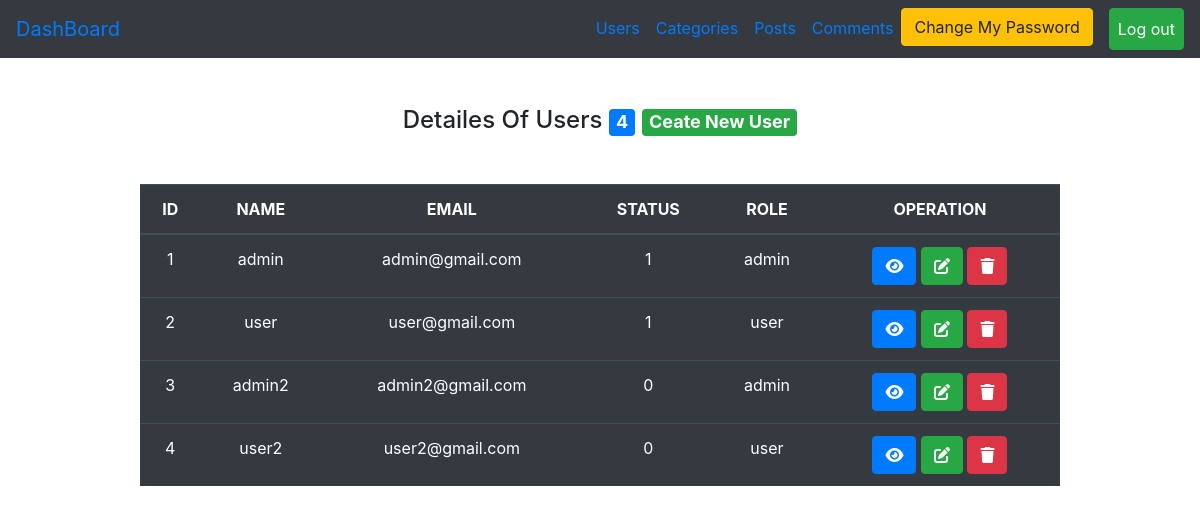
Page /Admin/users.php (signed in) on the committed database.
### tables this page shows
CREATE TABLE `users` (
  `user_id` int(11) NOT NULL,
  `username` varchar(255) NOT NULL,
  `email` varchar(255) NOT NULL,
  `password` varchar(255) NOT NULL,
  `status` enum('0','1') NOT NULL,
  `role` enum('user','admin') NOT NULL,
  `created_at` timestamp NULL DEFAULT NULL,
  `updated_at` timestamp NULL DEFAULT NULL
);

### Admin/users.php (the view, shortened to what this page needs)
<?php
include("initials.php");
if (isset($_SESSION['login'])) {
    $page = "All";
    if ($page == "All") {
        $statment1 = $connect->prepare("SELECT * FROM users");
        $statment1->execute();
        $usercount = $statment1->rowCount();
        $result = $statment1->fetchall();
?>
        <div class="container ">
            <div class="row">
                <div class="col-md-10 m-auto pt-5">
                    <h4 class="text-center">Detailes Of Users <span class="badge badge-primary"><?php echo $usercount ?></span>
                        <a class="badge badge-success" href="?page=create">Ceate New User</a>
                    </h4>
                    <table class="table table-dark mt-5 pt-5 text-center">
                        <thead>
                            <tr>
                                <th scope="col">ID</th>
                                <th scope="col">NAME</th>
                                <th scope="col">EMAIL</th>
                                <th scope="col">STATUS</th>
                                <th scope="col">ROLE</th>
                                <th scope="col">OPERATION</th>
                            </tr>
                        </thead>
                        <tbody>
                            <?php
                            foreach ($result as $item) {
                            ?>
                                <tr>
                                    <td><?php echo $item['user_id'] ?></td>
                                    <td><?php echo $item['username'] ?></td>
                                    <td><?php echo $item['email'] ?></td>
                                    <td><?php echo $item['status'] ?></td>
                                    <td><?php echo $item['role'] ?></td>
                                    <td><a href="?page=show&user_id=<?php echo $item['user_id'] ?>" class="btn btn-primary"><i class="fa-solid fa-eye"></i></a>
                                        <a href="?page=edit&user_id=<?php echo $item['user_id'] ?>" class="btn btn-success"><i class="fa-solid fa-pen-to-square"></i></a>
                                        <a href="?page=delete&user_id=<?php echo $item['user_id'] ?>" class="btn btn-danger"><i class="fa-solid fa-trash"></i></a>
                                    </td>
                                </tr>
                            <?php
                            }
                            ?>
                        </tbody>
                    </table>
                </div>
            </div>
        </div>
    <?php
    } else if ($page == "show") {
        if (isset($_GET['user_id'])) {
            $user_id = $_GET['user_id'];
        }
        $statment1 = $connect->prepare("SELECT * FROM users WHERE	user_id =?");
        $statment1->execute(array($user_id));
        $item = $statment1->fetch();
    ?>
        <div class="container ">
            <div class="row">
                <div class="col-md-10 m-auto pt-5">
                    <table class="table table-dark mt-5 pt-5 text-center">
                        <thead>
                            <tr>
                                <th scope="col">ID</th>
                                <th scope="col">NAME</th>
                                <th scope="col">EMAIL</th>
                                <th scope="col">STATUS</th>
                                <th scope="col">ROLE</th>
                                <th scope="col">CREATED_AT</th>
                                <th scope="col">UPDATED_AT</th>
                                <th scope="col">OPERATION</th>
                            </tr>
                        </thead>
                        <tbody>
                            <tr>
                                <td><?php echo $item['user_id'] ?></td>
                                <td><?php echo $item['username'] ?></td>
                                <td><?php echo $item['email'] ?></td>
                                <td><?php echo $item['status'] ?></td>
                                <td><?php echo $item['role'] ?></td>
                                <td><?php echo $item['created_at'] ?></td>
                                <td><?php echo $item['updated_at'] ?></td>
                                <td><a href="users.php" class="btn btn-primary"><i class="fa-solid fa-arrow-right"></i></a></td>
                            </tr>
                        </tbody>
                    </table>
                </div>
            </div>
        </div>
    <?php
    } else if ($page == "delete") {
        if (isset($_GET['user_id'])) {
            $user_id = $_GET['user_id'];
        }
        $statment = $connect->prepare("DELETE FROM users WHERE user_id =?");
        $statment->execute(array($user_id));
        $_SESSION['message'] = "Deleted Sucessfully";
        header("Location:users.php");
    } else if ($page == "create") {
    ?>
        <div class="container">
            <div class="row">
                <div class="col-md-10 mt-5">
                    <h4 class="text-center">CREATE USER PAGE</h4>
                    <form action="?page=savenew" method="post">
                        <label>USER_ID</label>
                        <input type="text" name="id" class="form-control mb-3 ">
                        <label>USERNAME</label>
                        <input type="text" name="name" class="form-control mb-3">
                        <label>EMAIL</label>
                        <input type="email" name="email" class="form-control mb-3">
                        <label>PASSWORD</label>
                        <input type="password" name="pass" class="form-control mb-3">
                        <label>STATUS</label>
                        <select name="status" class="form-control mb-3">
                            <option value="1">active</option>
                            <option value="0">block</option>
                        </select>
                        <label>ROLE</label>
                        <select name="role" class="form-control mb-3">
                            <option value="admin">admin</option>
                            <option value="user">user</option>
                        </select>
                        <input type="submit" value="Create New User" class="form-control mt-3 btn btn-success ">
                    </form>
                </div>
            </div>
        </div>
    <?php
    } else if ($page == "savenew") {
        if ($_SERVER['REQUEST_METHOD'] == "POST") {
            $id = $_POST['id'];
            $name = $_POST['name'];
            $email = $_POST['email'];
            $pass = $_POST['pass'];
            $status = $_POST['status'];
            $role = $_POST['role'];
            $statment = $connect->prepare("select * from users where email=?");
            $statment->execute(array($email));
            $count = $statment->rowcount();
            $item = $statment->fetch();
            if ($count > 0) {
                echo "<h4 class='text-center alert alert-danger'>This Account Already Registed</h4>";
                header("Refresh:3;url=users.php?page=create");
            } else {
                try {
                    $statment = $connect->prepare("insert into users
                    (user_id,username,email,`password`,`status`,`role`,created_at)
                    values(?,?,?,?,?,?,now())");
                    $statment->execute(array($id, $name, $email, $pass, $status, $role));
                    $_SESSION['message'] = "CREATED SUCESSFULLY";
                    header("Location:users.php");
                } catch (PDOException $e) {
                    echo "<h4 class='text-center alert alert-danger'>DUPLICATED IN ID</h4>";
                    header("Refresh:3;url=users.php?page=create");
                }
            }
        }
    } else if ($page == "edit") {
        if (isset($_GET['user_id'])) {
            $user_id = $_GET['user_id'];
        }
        $statment = $connect->prepare("SELECT * FROM users WHERE user_id =?");
        $statment->execute(array($user_id));
        $item = $statment->fetch();
    ?>
        <div class="container">
            <div class="row">
                <div class="col-md-10 mt-5">
                    <h4 class="text-center">UPDATE USER PAGE</h4>
                    <form action="?page=update" method="post">
                        <label>USER_ID</label>
                        <input type="hidden" name="old_id" value="<?php echo $item['user_id']; ?>" class="form-control mb-3 ">
                        <input type="text" name="new_id" value="<?php echo $item['user_id']; ?>" class="form-control mb-3 ">
                        <label>USERNAME</label>
                        <input type="text" name="name" value="<?php echo $item['username']; ?>" class="form-control mb-3">
                        <label>EMAIL</label>
                        <input type="email" name="email" value="<?php echo $item['email']; ?>" class="form-control mb-3">
                        <label>STATUS</label>
                        <select name="status" class="form-control mb-3">
                            <?php
                            if ($item['status'] == 1) {
                                echo '<option value="1" selected>active</option>';
                                echo '<option value="0">block</option>';
                            } else {
                                echo '<option value="1" >active</option> ';
                                echo  '<option value="0" selected>block</option>';
                            }
                            ?>
                        </select>
                        <label>ROLE</label>
                        <select name="role" class="form-control mb-3">
                            <?php
                            if ($item['role'] == "admin") {
                                echo '<option value="admin" selected>admin</option> ';
                                echo  '<option value="user">user</option>';
                            } else {
                                echo '<option value="admin">admin</option> ';
                                echo  '<option value="user" selected>user</option>';
                            }
                            ?>
                        </select>
                        <input type="submit" value="Update User" class="form-control mt-3 btn btn-success ">
                    </form>
                </div>
            </div>
        </div>
    <?php
    } else if ($page == "update") {
        if ($_SERVER['REQUEST_METHOD'] == "POST") {
            $old_id = $_POST['old_id'];
            $new_id = $_POST['new_id'];
            $name = $_POST['name'];
            $email = $_POST['email'];
            $status = $_POST['status'];
            $role = $_POST['role'];
            $statment = $connect->prepare("select email from users where user_id = ?");
            $statment->execute(array($old_id));
            $old_email = $statment->fetchColumn();
            if ($email != $old_email) {
                $statment = $connect->prepare("select * from users where email=?");
                $statment->execute(array($email));
                $count = $statment->rowcount();
                $item = $statment->fetch();
                if ($count > 0) {
                    echo "<h4 class='text-center alert alert-danger'>This Account Already Registed</h4>";
                    header("Refresh:3;url=users.php?page=edit&user_id=$old_id");
                    exit;
                }
            }
            try {
                $statment = $connect->prepare("UPDATE USERS SET user_id=?, username=?, email=?, `status`=?, `role`=?, updated_at=now() WHERE user_id=?");
                $statment->execute(array($new_id, $name, $email, $status, $role, $old_id));
                $_SESSION['message'] = "UPDATED SUCESSFULLY";
                header("Location:users.php");
            } catch (PDOException $e) {
                echo "<h4 class='text-center alert alert-danger'>DUPLICATED IN ID</h4>";
                header("Refresh:3;url=users.php?page=edit&user_id=$old_id");
            }
        }
    }
    ?>
<?php
} else {
    $_SESSION['message'] = "Please Login First";
    header("Location:../login.php");
}
include("Includes/temp/footer.php");
?>

### rows in the picture
users: user_id "1", username "admin", email "admin@gmail.com", status "1", role "admin"
users: user_id "2", username "user", email "user@gmail.com", status "1", role "user"
users: user_id "3", username "admin2", email "admin2@gmail.com", status "0", role "admin"
users: user_id "4", username "user2", email "user2@gmail.com", status "0", role "user"

### other values in the picture
$usercount "4"
